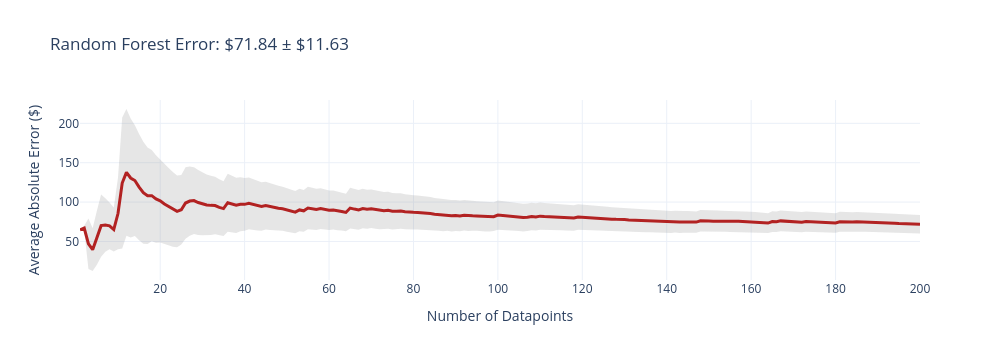
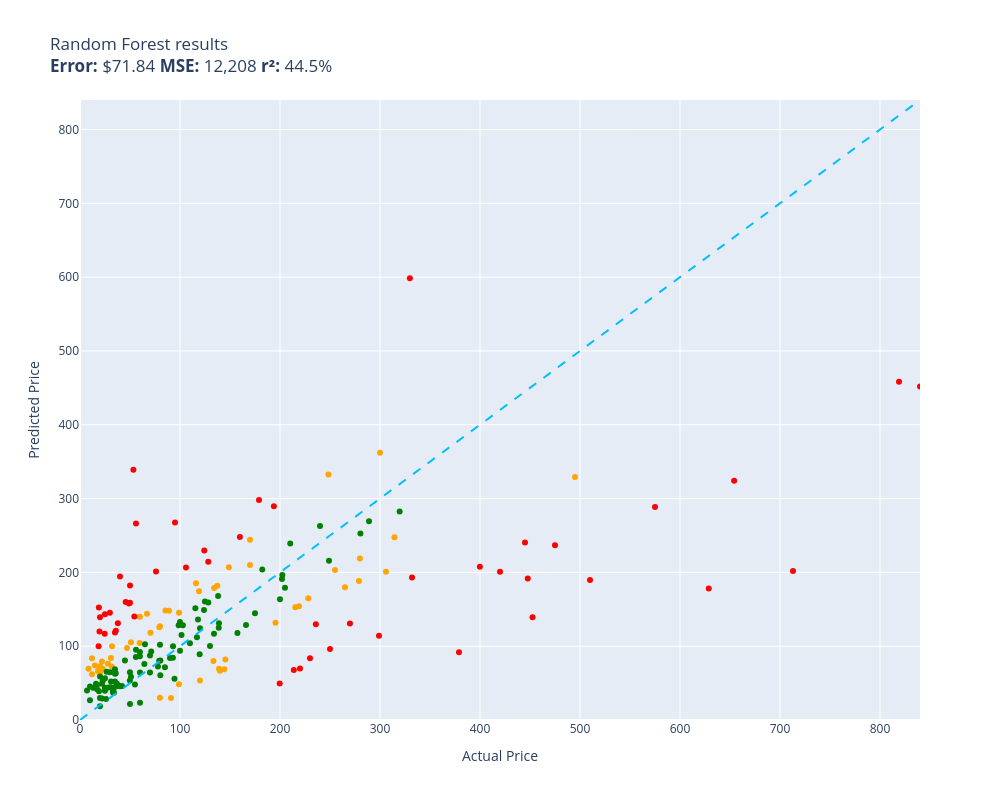

Source (notebook cell) for these figures, in order:
### Code cell
evaluate(random_forest, test)

### Figure 1 — Plotly figure (JSON) as saved in the notebook; plotly's stock layout.template omitted (floating-point values rounded to 4 significant figures; data arrays with more than 128 entries replaced by an {"elided": "..."} marker saying what was removed)
{"data": [{"fill": "toself", "fillcolor": "rgba(128,128,128,0.2)", "hoverinfo": "skip", "line": {"color": "rgba(255,255,255,0)"}, "name": "95% CI", "showlegend": false, "type": "scatter", "x": {"elided": "400 int values"}, "y": {"elided": "400 float values"}}, {"customdata": {"elided": "200x1 float values"}, "hovertemplate": "n=%{x}<br>Avg Error=$%{y:,.2f}<br>±95% CI=$%{customdata[0]:,.2f}<extra></extra>", "line": {"color": "firebrick", "width": 3}, "mode": "lines", "name": "Cumulative Avg Error", "type": "scatter", "x": {"elided": "200 int values"}, "y": {"elided": "200 float values"}}], "layout": {"height": 360, "showlegend": false, "title": {"text": "Random Forest Error: $71.84 ± $11.63"}, "width": 1000, "xaxis": {"title": {"text": "Number of Datapoints"}}, "yaxis": {"title": {"text": "Average Absolute Error ($)"}}}}

### Figure 2 — Plotly figure (JSON) as saved in the notebook; plotly's stock layout.template omitted (floating-point values rounded to 4 significant figures)
{"data": [{"customdata": [["Old Blood Noise Excess V2 Distortion Cho...\nGuess=$154.16 Actual=$219.00"], ["telpo Headlight Assembly Fit For 15 Camr...\nGuess=$185.17 Actual=$115.99"], ["SuppliesOutlet Compatible Toner Cartridg...\nGuess=$68.70 Actual=$144.29"], ["ACDelco GM Original Equipment FW339 Fron...\nGuess=$152.62 Actual=$215.33"], ["46mm Digital Pro High-Resolution Close-U...\nGuess=$64.31 Actual=$19.99"], ["GJY Portable TV,10.6 inch Mini TV for AT...\nGuess=$125.61 Actual=$79.36"], ["PEMP E65 E66 CDC Simulate Optical Fiber ...\nGuess=$174.30 Actual=$119.00"], ["Mini PC, Kinupute Desktop Computer E3-12...\nGuess=$329.36 Actual=$495.00"], ["Clementoni 39132.5 Jigsaw Puzzle 1,000 P...\nGuess=$30.15 Actual=$79.95"], ["10GBase-LR SFP+ Transceiver, Handar 10GB...\nGuess=$72.94 Actual=$19.99"], ["Deco Mount Pro Tripod Microphone Stand w...\nGuess=$139.81 Actual=$59.95"], ["Evergreen HSHB2005 Cylinder Head Gasket ...\nGuess=$104.35 Actual=$59.69"], ["15\" Locking Shower Head Extension Arm in...\nGuess=$127.00 Actual=$79.95"], ["Tidal Front + Rear Fender Flares 4PC Poc...\nGuess=$203.09 Actual=$254.99"], ["152MM Hole Saws M42 Bi-Metal High Speed ...\nGuess=$66.19 Actual=$17.99"], ["Baseball Backpacks Large 18 Inch Bookbag...\nGuess=$72.61 Actual=$31.77"], ["Wenger City Upgrade Laptop Backpack with...\nGuess=$81.94 Actual=$145.42"], ["Diversitech WG840585 Motor, (Ddb) 1/3Hp,...\nGuess=$178.68 Actual=$134.12"], ["Laisomeke Waterproof Junction Box, Unive...\nGuess=$62.11 Actual=$11.99"], ["Festool 492370 Platin 2 S1000 Grit 6-Inc...\nGuess=$29.92 Actual=$91.00"], ["Trail Gear Twin Stick Kit for Top Shift ...\nGuess=$218.71 Actual=$279.92"], ["Pidoko Kids Train Table, Grey with 90 Pc...\nGuess=$53.67 Actual=$119.97"], ["Satco S9596, 4 Count (Pack of 1), 4.18\nGuess=$83.75 Actual=$12.00"], ["Marvel Legends Series X-Men 6-Inch Archa...\nGuess=$48.47 Actual=$98.95"], ["Kingston Brass KS269SN Kingston Clawfoot...\nGuess=$201.01 Actual=$305.99"], ["KS K-STORM Replacement Silicone Mushroom...\nGuess=$69.41 Actual=$8.50"], ["Pioneer 2AM401-BN Two Handle Kitchen Fau...\nGuess=$164.95 Actual=$228.22"], ["Urth 62mm UV, Circular Polarizing (CPL),...\nGuess=$69.47 Actual=$139.00"], ["AC Compressor & A/C Kit For BMW 335i 335...\nGuess=$247.68 Actual=$314.41"], ["Wilkinson LOW GAUSS Vintage Tone Strat S...\nGuess=$84.13 Actual=$30.93"], ["MXR Carbon Copy Deluxe Analog Delay Guit...\nGuess=$131.63 Actual=$195.50"], ["Ibanez M510OVS Acoustic Mandolin in Vint...\nGuess=$210.08 Actual=$169.99"], ["CradlePoint Compact Broadband Router (CB...\nGuess=$147.87 Actual=$89.00"], ["Pyle Wireless Rear View Backup Camera - ...\nGuess=$118.09 Actual=$70.45"], ["Auertech Portable Washing Machine, 14lbs...\nGuess=$145.40 Actual=$98.99"], ["Evan Fischer Radiator Cooling Fan Assemb...\nGuess=$181.75 Actual=$137.34"], ["ECCPP Power Steering Pump for 2009-2010 ...\nGuess=$148.34 Actual=$85.48"], ["Raspberry Pi 3 Model B+ Aluminum Case Me...\nGuess=$73.69 Actual=$14.99"], ["CTLAMP XL-2100 Professional Quality XL-2...\nGuess=$99.79 Actual=$32.00"], ["APS iBoard (304 Stainless Steel Polished...\nGuess=$179.73 Actual=$264.95"], ["KYX Racing Hardened Steel Center Drive S...\nGuess=$97.63 Actual=$46.99"], ["StonKraft Brass Chess Board Game Set wit...\nGuess=$66.71 Actual=$140.00"], ["Baumgartens Sicurix Blank PVC ID Cards (...\nGuess=$68.61 Actual=$19.11"], ["VIPMOTOZ Sequential Turn Signal Premium ...\nGuess=$188.48 Actual=$278.94"], ["VATOS 4 Packs Bubble Machine Gun for Kid...\nGuess=$69.12 Actual=$22.88"], ["Vinyl Soft Top Roll-up Adjustable Truck ...\nGuess=$206.99 Actual=$148.88"], ["Glovion Music Stand Light, Clip On Piano...\nGuess=$76.13 Actual=$27.99"], ["HP Laserjet 2100 Laser Printer W/Test Pr...\nGuess=$362.23 Actual=$299.98"], ["PowerSport Front Rear Brakes and Rotors ...\nGuess=$332.64 Actual=$248.51"], ["VTech Strum and Jam Kidi Musical Guitar ...\nGuess=$79.12 Actual=$21.99"], ["Targus CityGear Durable Backpack, Black,...\nGuess=$80.10 Actual=$133.43"], ["KZ ZS10 Pro in Ear Monitor Headphone KZ ...\nGuess=$144.01 Actual=$66.99"], ["Pyle 2x120 Watt Home Audio Speaker Power...\nGuess=$105.38 Actual=$50.92"], ["Xiaomi Redmi 10 2022 NFC 4G LTE (128GB +...\nGuess=$244.33 Actual=$169.99"]], "hovertemplate": "%{customdata[0]}<extra></extra>", "legendgroup": "orange", "marker": {"color": "orange", "size": 6, "symbol": "circle"}, "mode": "markers", "name": "orange", "orientation": "v", "showlegend": true, "type": "scatter", "x": [219.0, 116.0, 144.3, 215.3, 19.99, 79.36, 119.0, 495.0, 79.95, 19.99, 59.95, 59.69, 79.95, 255.0, 17.99, 31.77, 145.4, 134.1, 11.99, 91.0, 279.9, 120.0, 12.0, 98.95, 306.0, 8.5, 228.2, 139.0, 314.4, 30.93, 195.5, 170.0, 89.0, 70.45, 98.99, 137.3, 85.48, 14.99, 32.0, 264.9, 46.99, 140.0, 19.11, 278.9, 22.88, 148.9, 27.99, 300.0, 248.5, 21.99, 133.4, 66.99, 50.92, 170.0], "xaxis": "x", "y": [154.2, 185.2, 68.7, 152.6, 64.31, 125.6, 174.3, 329.4, 30.15, 72.94, 139.8, 104.4, 127.0, 203.1, 66.19, 72.61, 81.94, 178.7, 62.11, 29.92, 218.7, 53.67, 83.75, 48.47, 201.0, 69.41, 164.9, 69.47, 247.7, 84.13, 131.6, 210.1, 147.9, 118.1, 145.4, 181.7, 148.3, 73.69, 99.79, 179.7, 97.63, 66.71, 68.61, 188.5, 69.12, 207.0, 76.13, 362.2, 332.6, 79.12, 80.1, 144.0, 105.4, 244.3], "yaxis": "y"}, {"customdata": [["NewPower99 Battery Kit for Samsung Galax...\nGuess=$48.01 Actual=$54.95"], ["EXMAX NG-10X Fresnel Lens Focusing Adapt...\nGuess=$87.41 Actual=$69.98"], ["8544771 Dryer Heating Element, 279816 Th...\nGuess=$63.20 Actual=$35.74"], ["Panasonic KX-TG6511B DECT 6.0 PLUS Expan...\nGuess=$80.40 Actual=$79.20"], ["LOVE MEI Galaxy S10 Lite Case, Military ...\nGuess=$39.65 Actual=$32.98"], ["APS iBoard 6-inch Aluminum (Black Powder...\nGuess=$239.27 Actual=$210.23"], ["Intermatic PX300 12V 300W Transformer wi...\nGuess=$117.02 Actual=$134.00"], ["CORSAIR Dominator Platinum RGB 32GB (2x1...\nGuess=$149.15 Actual=$124.00"], ["HK SYSTEMS 13\" Heavy Duty Black \"Push\" O...\nGuess=$71.53 Actual=$84.95"], ["SKB iSeries 3i-13096-6KP Case for BlackM...\nGuess=$144.69 Actual=$174.99"], ["Aolemi Oil Rubbed Bronze Single Function...\nGuess=$128.46 Actual=$98.65"], ["KOMPUTERBAY 4GB 2X 2GB DDR2 1066MHz PC2-...\nGuess=$60.59 Actual=$80.34"], ["Scranton & Co 3 Drawer Mobile File Cabin...\nGuess=$151.25 Actual=$115.35"], ["Task T24287 Roman Ogee Router Bit with 1...\nGuess=$85.21 Actual=$55.88"], ["Mylites+ Standard Comic Book Mylar Sleev...\nGuess=$52.20 Actual=$34.99"], ["DALDED LED Light Kit for Lego Sonic Gree...\nGuess=$56.67 Actual=$24.99"], ["AUTOFREE LED Tail Lights Assembly Compat...\nGuess=$191.16 Actual=$201.99"], ["Adams Check Payment and Deposit Register...\nGuess=$44.88 Actual=$35.49"], ["3D Tree Hole Branches 075 Stair Risers D...\nGuess=$100.34 Actual=$129.99"], ["Fjallraven, Kanken Laptop 15\" Backpack f...\nGuess=$89.16 Actual=$119.65"], ["Retevis RT68 Soft Earhook Walkie Talkie ...\nGuess=$40.04 Actual=$6.99"], ["Evan-Fischer Front Bumper Cover Compatib...\nGuess=$196.49 Actual=$202.38"], ["Webcem Solar Shed Light Outdoor Indoor, ...\nGuess=$72.61 Actual=$77.96"], ["Western Digital Enterprise RE4-GP 2TB SA...\nGuess=$103.92 Actual=$109.95"], ["DIMARZIO 204284 DP 163FBK Blues Bucker G...\nGuess=$83.91 Actual=$89.99"], ["VLAND LED Smoked Taillights Compatible F...\nGuess=$262.74 Actual=$239.99"], ["PM Auto Front Right Quick Complete Strut...\nGuess=$160.71 Actual=$124.94"], ["Tablet PC Cover Compatible with Lenovo T...\nGuess=$44.10 Actual=$31.61"], ["Miyaya@ Funny Animal Masks Collection fo...\nGuess=$41.53 Actual=$16.99"], ["Ultra Duster Canned Air Net 10 Oz 6-Pack\nGuess=$53.46 Actual=$49.90"], ["IQShield Screen Protector Compatible wit...\nGuess=$26.74 Actual=$9.95"], ["Liberty Imports 12 Pack: US Military Toy...\nGuess=$47.38 Actual=$16.98"], ["Ceramic Talavera Mexican Tile 4x4\", 9 Pi...\nGuess=$64.71 Actual=$29.95"], ["Intrepid International Dressage Letters-...\nGuess=$43.65 Actual=$26.99"], ["LEGO Marvel Avengers War Machine Buster ...\nGuess=$92.08 Actual=$59.95"], ["ANZO USA 111207 GMC SIERRA 99-06 / YUKON...\nGuess=$203.84 Actual=$182.28"], ["EMART Photography C Stand with Boom Arm,...\nGuess=$124.28 Actual=$119.99"], ["KUNN Small Electrician Tool Pouch Utilit...\nGuess=$49.14 Actual=$21.99"], ["iPhone 12/12 Pro Nicaragua Guardabarranc...\nGuess=$18.59 Actual=$19.97"], ["LSSAGOON Backpack for Women Teen Kids Gi...\nGuess=$36.86 Actual=$33.99"], ["Grey Pneumatic 1311SD Impact Socket Set\nGuess=$117.75 Actual=$157.43"], ["4LT LUMINETTE Vanity Opal GLS BSN\nGuess=$132.62 Actual=$99.99"], ["4pc Wheel Spacers Adapters 4\" (2inch Per...\nGuess=$112.20 Actual=$116.95"], ["GE RPWF SmartWater Comparable Refrigerat...\nGuess=$48.99 Actual=$36.99"], ["MGP Caliper Covers 39011SACURD Red Powde...\nGuess=$215.74 Actual=$249.00"], ["LSI Broadcom SAS 9300-8i 8-port 12Gb/s S...\nGuess=$136.18 Actual=$118.00"], ["NewFantasia Replacement Audio Cable with...\nGuess=$52.03 Actual=$31.00"], ["MONOCARBON Forged Carbon Fiber Case for ...\nGuess=$23.41 Actual=$59.99"], ["DuraGo 29515020 Front Hub Assembly\nGuess=$159.26 Actual=$128.34"], ["Chalkboard Name Badges with Magnetic Bac...\nGuess=$29.69 Actual=$19.95"], ["GENUINE VOLVO THERMOSTAT (3.0, 3.2) S60 ...\nGuess=$128.35 Actual=$102.85"], ["USB Charger, CIVIE High Speed 60W Multip...\nGuess=$49.11 Actual=$15.99"], ["Cardone 84-58642 New HEI Electronic Dist...\nGuess=$128.73 Actual=$165.99"], ["Universal Power Group 12V 100Ah Sealed L...\nGuess=$163.53 Actual=$199.99"], ["Hp Pavilion P7-1257c Motherboard Aahd3-h...\nGuess=$86.51 Actual=$59.86"], ["Kastar Battery Pack Replacement for Sony...\nGuess=$58.94 Actual=$19.99"], ["New Replacement seat cover fits Yamaha M...\nGuess=$131.06 Actual=$138.95"], ["Amana Tool - SC587 Carbide Tipped 3-Wing...\nGuess=$92.88 Actual=$71.23"], ["AZX Stylus Pencil for Apple iPad Pro 202...\nGuess=$44.34 Actual=$29.99"], ["UPR Mach 1 Chin Spoiler Fits 94-98 Musta...\nGuess=$102.68 Actual=$64.99"], ["SP Air Corporation SP-8102BU 1/4-Inch He...\nGuess=$179.32 Actual=$204.99"], ["Skullcandy Hesh Evo Bluetooth Headphones...\nGuess=$64.27 Actual=$69.99"], ["ASUS VY279HE-W 27” 1080P Monitor - White...\nGuess=$168.09 Actual=$138.10"], ["LCD Screen for Dell Inspiron 17R 17.3\" H...\nGuess=$75.85 Actual=$64.37"], ["Diversitech UC2436-3 Ultralite Condenser...\nGuess=$80.69 Actual=$80.39"], ["200 ' feet True 14 Gauge AWG CCA Speaker...\nGuess=$80.54 Actual=$44.95"], ["200 Couples Conversation Cards - Enjoy B...\nGuess=$37.31 Actual=$32.97"], ["The Puppet Company - Carpet-Unicorn, Whi...\nGuess=$38.98 Actual=$19.00"], ["OEM Samsung Remote Control Shipped with ...\nGuess=$95.29 Actual=$56.00"], ["Venom Power Terra Hunter R/T+ R/T All-Te...\nGuess=$282.45 Actual=$319.65"], ["Custom Engagement Logo Desk Embosser Sea...\nGuess=$64.79 Actual=$49.95"], ["Audio Techinca ATW-T1002 System 10 Handh...\nGuess=$269.42 Actual=$289.00"], ["520 Pieces Christmas Envelope Seal Stick...\nGuess=$28.47 Actual=$25.99"], ["LD Compatible Ink Cartridge Replacement ...\nGuess=$46.21 Actual=$41.99"], ["BestPricedDecals Wine A BIT, You'll Feel...\nGuess=$43.53 Actual=$12.98"], ["BXYJY for Samsung Galaxy Z Fold 3 Case w...\nGuess=$21.54 Actual=$49.99"], ["VONADO Space Wars Colonial Viper MK1 Bui...\nGuess=$45.86 Actual=$39.99"], ["Replacement Remote Control fit for Sony ...\nGuess=$45.39 Actual=$9.99"], ["Disney Princess Sparkling Princess Sleep...\nGuess=$43.58 Actual=$24.95"], ["sabermaster TCG Playmat yugioh playmat T...\nGuess=$29.21 Actual=$21.99"], ["Star Wars Die-Cast Metal TITANIUM Series...\nGuess=$53.09 Actual=$22.70"], ["DuraGo BR5330 Front Vented Disc Brake Ro...\nGuess=$115.15 Actual=$101.51"], ["Samsung DA97-07603B Freezer Ice Maker As...\nGuess=$100.04 Actual=$93.02"], ["Intex River Run Connect Lounge (Four)\nGuess=$55.94 Actual=$94.49"], ["Blanco 230966 Valea Stainless Steel Sink...\nGuess=$84.29 Actual=$92.88"], ["Think Gizmos Build Your Own Robot Toys f...\nGuess=$39.48 Actual=$24.95"], ["Fender Hendrix Voodoo Child Coiled Instr...\nGuess=$64.38 Actual=$59.99"], ["W11130208 W10695459 Refrigerator LED Mod...\nGuess=$65.20 Actual=$26.59"], ["Jada Toys Ryan's World Combo Panda Airli...\nGuess=$68.89 Actual=$34.94"], ["STICKGOO Peel and Stick Backsplash for K...\nGuess=$62.57 Actual=$34.99"], ["Garmin 010-12402-10 GT15M-TM Transom-Mou...\nGuess=$125.07 Actual=$138.74"], ["Fitness Center Gym Room Weight Train Dua...\nGuess=$93.73 Actual=$99.99"], ["MonMount Triple Monitor Stand Freestandi...\nGuess=$101.96 Actual=$79.99"], ["For Volvo C70 S70 V70 V40 S40 AC Compres...\nGuess=$252.57 Actual=$280.41"], ["Refresh NSF-53 Premium Replacement Refri...\nGuess=$58.58 Actual=$50.99"], ["NICKSTON Red Sparkling Glitter Slim Band...\nGuess=$43.03 Actual=$25.99"]], "hovertemplate": "%{customdata[0]}<extra></extra>", "legendgroup": "green", "marker": {"color": "green", "size": 6, "symbol": "circle"}, "mode": "markers", "name": "green", "orientation": "v", "showlegend": true, "type": "scatter", "x": [54.95, 69.98, 35.74, 79.2, 32.98, 210.2, 134.0, 124.0, 84.95, 175.0, 98.65, 80.34, 115.3, 55.88, 34.99, 24.99, 202.0, 35.49, 130.0, 119.7, 6.99, 202.4, 77.96, 110.0, 89.99, 240.0, 124.9, 31.61, 16.99, 49.9, 9.95, 16.98, 29.95, 26.99, 59.95, 182.3, 120.0, 21.99, 19.97, 33.99, 157.4, 99.99, 117.0, 36.99, 249.0, 118.0, 31.0, 59.99, 128.3, 19.95, 102.8, 15.99, 166.0, 200.0, 59.86, 19.99, 138.9, 71.23, 29.99, 64.99, 205.0, 69.99, 138.1, 64.37, 80.39, 44.95, 32.97, 19.0, 56.0, 319.6, 49.95, 289.0, 25.99, 41.99, 12.98, 49.99, 39.99, 9.99, 24.95, 21.99, 22.7, 101.5, 93.02, 94.49, 92.88, 24.95, 59.99, 26.59, 34.94, 34.99, 138.7, 99.99, 79.99, 280.4, 50.99, 25.99], "xaxis": "x", "y": [48.01, 87.41, 63.2, 80.4, 39.65, 239.3, 117.0, 149.2, 71.53, 144.7, 128.5, 60.59, 151.2, 85.21, 52.2, 56.67, 191.2, 44.88, 100.3, 89.16, 40.04, 196.5, 72.61, 103.9, 83.91, 262.7, 160.7, 44.1, 41.53, 53.46, 26.74, 47.38, 64.71, 43.65, 92.08, 203.8, 124.3, 49.14, 18.59, 36.86, 117.7, 132.6, 112.2, 48.99, 215.7, 136.2, 52.03, 23.41, 159.3, 29.69, 128.4, 49.11, 128.7, 163.5, 86.51, 58.94, 131.1, 92.88, 44.34, 102.7, 179.3, 64.27, 168.1, 75.85, 80.69, 80.54, 37.31, 38.98, 95.29, 282.5, 64.79, 269.4, 28.47, 46.21, 43.53, 21.54, 45.86, 45.39, 43.58, 29.21, 53.09, 115.1, 100.0, 55.94, 84.29, 39.48, 64.38, 65.2, 68.89, 62.57, 125.1, 93.73, 102.0, 252.6, 58.58, 43.03], "yaxis": "y"}, {"customdata": [["Stand for Raven Pro Document Scanner - P...\nGuess=$145.38 Actual=$29.85"], ["RBC12-UPC Replacement Battery Cartridge ...\nGuess=$83.50 Actual=$229.99"], ["Pump Head TBVECHI 175PSI 4KW 5.5HP 21CFM...\nGuess=$598.50 Actual=$329.90"], ["Bam France 2002XL Contoured Hightech Bla...\nGuess=$201.78 Actual=$713.00"], ["Metabo HPT 36V MultiVolt™ Cordless Rotar...\nGuess=$91.73 Actual=$379.00"], ["Innovative Percussion CB-6 Chamois Bass ...\nGuess=$140.14 Actual=$54.32"], ["LD Products Compatible Toner Cartridge R...\nGuess=$158.99 Actual=$49.98"], ["Bam Trekking 3027SB Single Black Clarine...\nGuess=$192.97 Actual=$332.00"], ["DEWALT 20V MAX* XR Impact Driver with Bl...\nGuess=$139.22 Actual=$452.53"], ["June Garden 12\" Sweet Dolly Charlotte - ...\nGuess=$139.34 Actual=$19.99"], ["GanFindX Portable Car Hand Controls for ...\nGuess=$248.05 Actual=$159.90"], ["Canon EOS Rebel T7 Digital SLR Camera wi...\nGuess=$458.43 Actual=$819.00"], ["Travelpro Platinum Elite Slim Business L...\nGuess=$67.66 Actual=$213.83"], ["Southwire 120V/15A Right Angle User Atta...\nGuess=$130.94 Actual=$37.87"], ["JRready ST6313 DT Deutsch Connector Kit,...\nGuess=$49.36 Actual=$199.68"], ["Dakota Alert MURS Alert Probe Sensor - M...\nGuess=$69.67 Actual=$219.99"], ["KOHLER 18865-CP Filtered Water Faucet, P...\nGuess=$236.84 Actual=$475.00"], ["Projector, CRAZVIEW Projector with WiFi ...\nGuess=$338.95 Actual=$53.40"], ["MC: Pindicator (Dual Intensity Amber)\nGuess=$194.46 Actual=$40.00"], ["Sumerain S1339CM Double Handle Widesprea...\nGuess=$129.58 Actual=$235.86"], ["Poison Spyder 10-08-020 Rocker Knocker\nGuess=$178.18 Actual=$628.76"], ["Lighted Triangle Mirror Cabinet Bathroom...\nGuess=$240.47 Actual=$445.00"], ["BESTILL Wall Mounted Shower Faucet Set, ...\nGuess=$201.09 Actual=$76.00"], ["Engine Thermostat, Replace 19301-PAA-306...\nGuess=$152.50 Actual=$18.89"], ["Beck/Arnley 0421945 Air Filter\nGuess=$120.80 Actual=$35.87"], ["Dell Optiplex 390 Desktop Computer i3 3....\nGuess=$229.78 Actual=$124.27"], ["Neporal Full Spectrum Light Bulb, 6000K ...\nGuess=$99.77 Actual=$18.59"], ["KOHLER K-1185540-CP Assembly-Slider\nGuess=$159.81 Actual=$45.67"], ["Trim Kit for 2-handle Shower & Tub Valve...\nGuess=$267.57 Actual=$94.99"], ["Replacement Remote Control for PANASONIC...\nGuess=$118.46 Actual=$34.95"], ["Aeromotive 13304 Regulator, X1 Adjustabl...\nGuess=$130.85 Actual=$269.95"], ["Walker Exhaust Ultra EPA 16478 Direct Fi...\nGuess=$288.56 Actual=$574.99"], ["Royal Designs, Inc. Decorative Abundant ...\nGuess=$143.38 Actual=$24.95"], ["Canon Sure Shot 90u 35mm Date Camera\nGuess=$207.73 Actual=$399.89"], ["Mikrotik RB3011UIAS-RM RouterBOARD 10xGi...\nGuess=$114.20 Actual=$299.00"], ["Berta (6 Pieces) 1-1/4 inch Overlay, 90 ...\nGuess=$116.96 Actual=$24.66"], ["Linkloos Solar Street Lights Outdoor Wat...\nGuess=$266.22 Actual=$55.99"], ["18 Inch White Undermount Kitchen Sink - ...\nGuess=$297.98 Actual=$179.00"], ["ROHL WSGUM3018WH Wire Sink Grids, White\nGuess=$214.39 Actual=$128.28"], ["Music Hall pa15.3 MM/MC Phono Preamplifi...\nGuess=$96.14 Actual=$250.00"], ["Lorell Bell Chair Glide, 2.5\", Black\nGuess=$119.92 Actual=$19.50"], ["4 Inches Rolled Muffler Tip Catback Exha...\nGuess=$289.71 Actual=$193.88"], ["Competition Clutch Disc and Pressure Pla...\nGuess=$189.61 Actual=$510.00"], ["KUNFINE Android Radio CarPlay & Android ...\nGuess=$206.55 Actual=$106.00"], ["A-Premium Front Suspension Steering Knuc...\nGuess=$157.77 Actual=$48.99"], ["Dell XPS 13 9343-2727SLV 13.3\" Full HD S...\nGuess=$451.94 Actual=$839.99"], ["Steering Wheel, Carbon Fiber Automotive ...\nGuess=$191.76 Actual=$447.74"], ["Pacific Drums PDCM1618TTRB 16 x 18 Inche...\nGuess=$200.93 Actual=$419.99"], ["Empava 24\" Single Wall Ovens 10 Cooking ...\nGuess=$324.01 Actual=$654.14"], ["Viola Bow 4/4 Full Size Carbon Fiber (Bl...\nGuess=$182.06 Actual=$49.99"]], "hovertemplate": "%{customdata[0]}<extra></extra>", "legendgroup": "red", "marker": {"color": "red", "size": 6, "symbol": "circle"}, "mode": "markers", "name": "red", "orientation": "v", "showlegend": true, "type": "scatter", "x": [29.85, 230.0, 329.9, 713.0, 379.0, 54.32, 49.98, 332.0, 452.5, 19.99, 159.9, 819.0, 213.8, 37.87, 199.7, 220.0, 475.0, 53.4, 40.0, 235.9, 628.8, 445.0, 76.0, 18.89, 35.87, 124.3, 18.59, 45.67, 94.99, 34.95, 269.9, 575.0, 24.95, 399.9, 299.0, 24.66, 55.99, 179.0, 128.3, 250.0, 19.5, 193.9, 510.0, 106.0, 48.99, 840.0, 447.7, 420.0, 654.1, 49.99], "xaxis": "x", "y": [145.4, 83.5, 598.5, 201.8, 91.73, 140.1, 159.0, 193.0, 139.2, 139.3, 248.0, 458.4, 67.66, 130.9, 49.36, 69.67, 236.8, 338.9, 194.5, 129.6, 178.2, 240.5, 201.1, 152.5, 120.8, 229.8, 99.77, 159.8, 267.6, 118.5, 130.8, 288.6, 143.4, 207.7, 114.2, 117.0, 266.2, 298.0, 214.4, 96.14, 119.9, 289.7, 189.6, 206.6, 157.8, 451.9, 191.8, 200.9, 324.0, 182.1], "yaxis": "y"}, {"hoverinfo": "skip", "line": {"color": "deepskyblue", "dash": "dash", "width": 2}, "mode": "lines", "name": "y = x", "showlegend": false, "type": "scatter", "x": [0, 840.0], "y": [0, 840.0]}], "layout": {"height": 800, "legend": {"title": {"text": "color"}, "tracegroupgap": 0}, "showlegend": false, "title": {"text": "Random Forest results<br><b>Error:</b> $71.84 <b>MSE:</b> 12,208 <b>r²:</b> 44.5%"}, "width": 1000, "xaxis": {"anchor": "y", "domain": [0, 1], "range": [0, 840.0], "title": {"text": "Actual Price"}}, "yaxis": {"anchor": "x", "domain": [0, 1], "range": [0, 840.0], "title": {"text": "Predicted Price"}}}}
